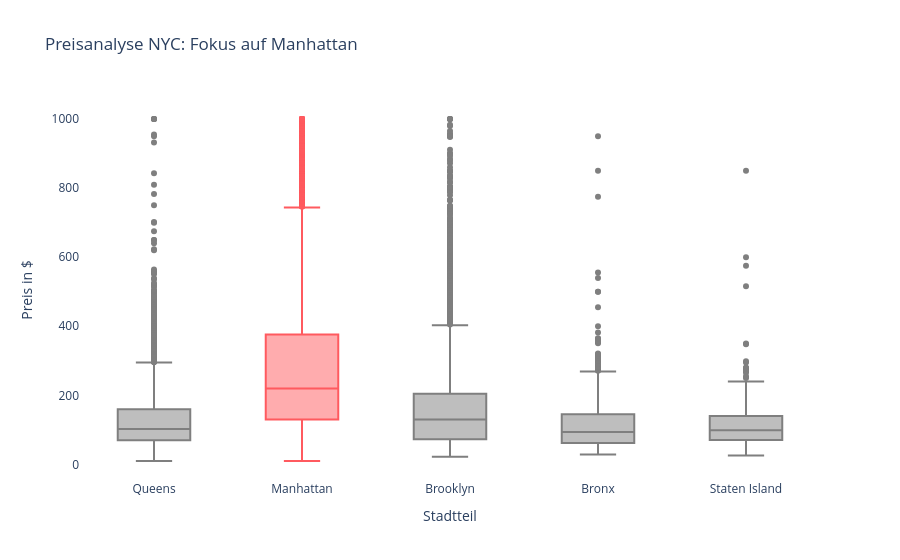

Notebook cell for this chart:
### Markdown cell above
Betonung einzelner Aspekte durch Design

### Code cell
# 1. Farbschema (wie zuvor)
highlight_map = {
    'Manhattan': '#FF5A5F',     
    'Brooklyn': '#7F7F7F',      
    'Queens': '#7F7F7F',
    'Bronx': '#7F7F7F',
    'Staten Island': '#7F7F7F'
}

# 2. Plot erstellen
fig = px.box(df_test, 
             x='neighbourhood_group_cleansed', 
             y='price', 
             color='neighbourhood_group_cleansed',
             color_discrete_map=highlight_map,
             title='Preisanalyse NYC: Fokus auf Manhattan')

# 3. Gezielte Anpassung der Schrift für Manhattan
# Wir suchen die "Trace" (Datenreihe) für Manhattan und ändern die Hover-Schriftfarbe auf Weiß
fig.update_traces(
    hoverlabel=dict(font_color="white"),
    selector=dict(name="Manhattan")
)

# 4. Layout-Anpassungen
fig.update_layout(
    xaxis_title="Stadtteil",
    yaxis_title="Preis in $",
    plot_bgcolor='white',
    showlegend=False
)

fig.show()

### Figure 1 — Plotly figure (JSON) as saved in the notebook; plotly's stock layout.template omitted (floating-point values rounded to 4 significant figures; data arrays with more than 128 entries replaced by an {"elided": "..."} marker saying what was removed)
{"data": [{"alignmentgroup": "True", "hovertemplate": "neighbourhood_group_cleansed=%{x}<br>price=%{y}<extra></extra>", "legendgroup": "Queens", "marker": {"color": "#7F7F7F"}, "name": "Queens", "notched": false, "offsetgroup": "Queens", "orientation": "v", "showlegend": true, "type": "box", "x": {"elided": "3300 str values"}, "x0": " ", "xaxis": "x", "y": {"elided": "3300 float values"}, "y0": " ", "yaxis": "y"}, {"alignmentgroup": "True", "hoverlabel": {"font": {"color": "white"}}, "hovertemplate": "neighbourhood_group_cleansed=%{x}<br>price=%{y}<extra></extra>", "legendgroup": "Manhattan", "marker": {"color": "#FF5A5F"}, "name": "Manhattan", "notched": false, "offsetgroup": "Manhattan", "orientation": "v", "showlegend": true, "type": "box", "x": {"elided": "8894 str values"}, "x0": " ", "xaxis": "x", "y": {"elided": "8894 float values"}, "y0": " ", "yaxis": "y"}, {"alignmentgroup": "True", "hovertemplate": "neighbourhood_group_cleansed=%{x}<br>price=%{y}<extra></extra>", "legendgroup": "Brooklyn", "marker": {"color": "#7F7F7F"}, "name": "Brooklyn", "notched": false, "offsetgroup": "Brooklyn", "orientation": "v", "showlegend": true, "type": "box", "x": {"elided": "7427 str values"}, "x0": " ", "xaxis": "x", "y": {"elided": "7427 float values"}, "y0": " ", "yaxis": "y"}, {"alignmentgroup": "True", "hovertemplate": "neighbourhood_group_cleansed=%{x}<br>price=%{y}<extra></extra>", "legendgroup": "Bronx", "marker": {"color": "#7F7F7F"}, "name": "Bronx", "notched": false, "offsetgroup": "Bronx", "orientation": "v", "showlegend": true, "type": "box", "x": {"elided": "825 str values"}, "x0": " ", "xaxis": "x", "y": {"elided": "825 float values"}, "y0": " ", "yaxis": "y"}, {"alignmentgroup": "True", "hovertemplate": "neighbourhood_group_cleansed=%{x}<br>price=%{y}<extra></extra>", "legendgroup": "Staten Island", "marker": {"color": "#7F7F7F"}, "name": "Staten Island", "notched": false, "offsetgroup": "Staten Island", "orientation": "v", "showlegend": true, "type": "box", "x": {"elided": "309 str values"}, "x0": " ", "xaxis": "x", "y": {"elided": "309 float values"}, "y0": " ", "yaxis": "y"}], "layout": {"boxmode": "overlay", "legend": {"title": {"text": "neighbourhood_group_cleansed"}, "tracegroupgap": 0}, "plot_bgcolor": "white", "showlegend": false, "title": {"text": "Preisanalyse NYC: Fokus auf Manhattan"}, "xaxis": {"anchor": "y", "categoryarray": ["Queens", "Manhattan", "Brooklyn", "Bronx", "Staten Island"], "categoryorder": "array", "domain": [0, 1], "title": {"text": "Stadtteil"}}, "yaxis": {"anchor": "x", "domain": [0, 1], "title": {"text": "Preis in $"}}}}
